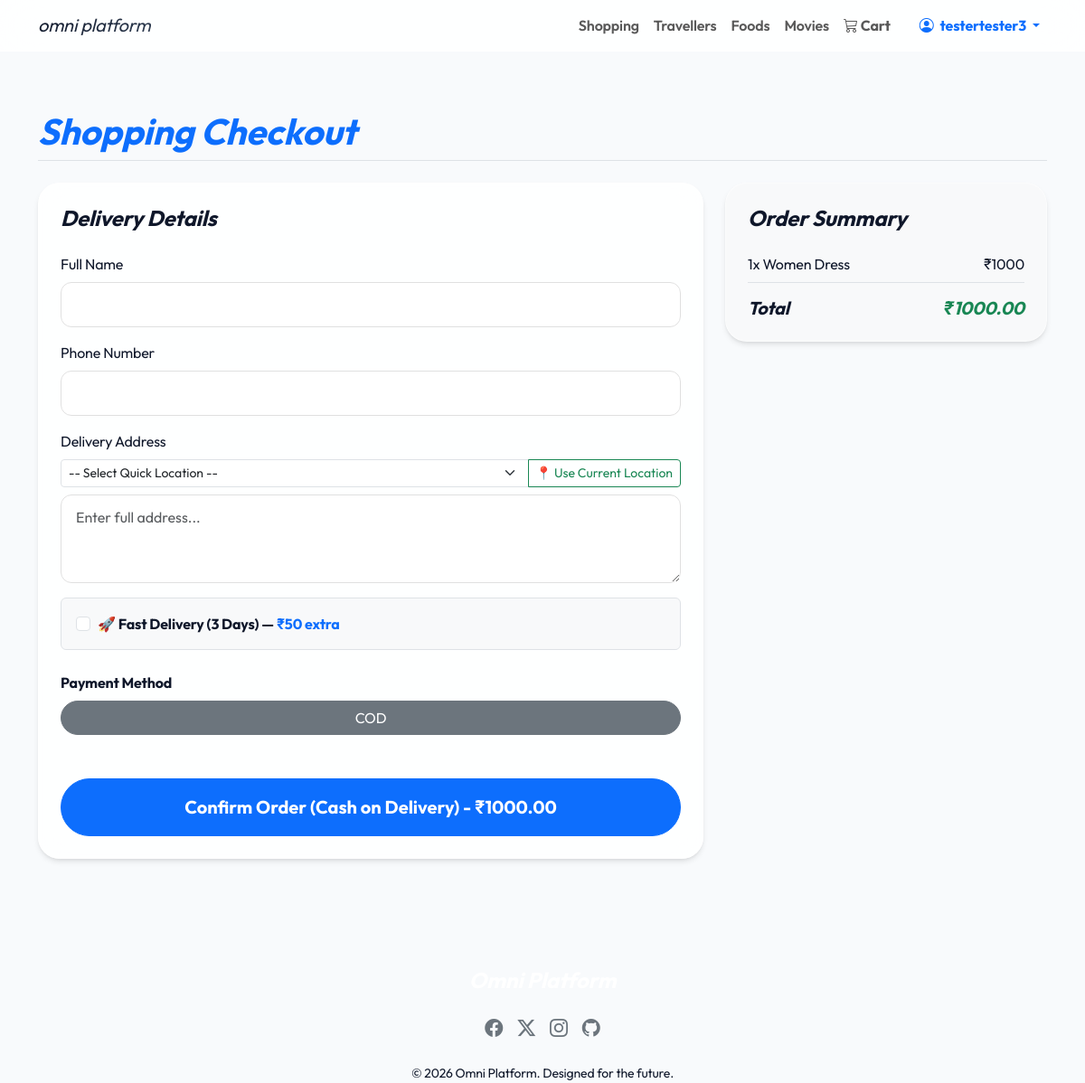
The page /shopping/cart/checkout/ (signed in) on the database its author committed.
### shopping/models.py (models this page shows, shortened)
class ShoppingCartItem(models.Model):
    cart = models.ForeignKey(ShoppingCart, related_name='items', on_delete=models.CASCADE)
    product = models.ForeignKey(Product, on_delete=models.CASCADE)
    quantity = models.PositiveIntegerField(default=1)
    quantity_unit = models.CharField(max_length=20, blank=True, null=True)

class Product(models.Model):
    name = models.CharField(max_length=200)
    category = models.CharField(max_length=50, choices=CATEGORY_CHOICES, default='other')
    description = models.TextField()
    price = models.DecimalField(max_digits=10, decimal_places=2)
    image = models.ImageField(upload_to='products/', blank=True, null=True)
    stock = models.IntegerField(default=0)
    item_name = models.CharField(max_length=50, blank=True, null=True, help_text="e.g. Salt, Soap, Shampoo")
    available_quantities = models.CharField(max_length=100, blank=True, null=True, help_text="e.g. 500g, 1kg, 2 liters (Comma separated)")

class ShoppingCart(models.Model):
    user = models.OneToOneField(User, on_delete=models.CASCADE)
    def get_total(self):
        return sum(item.product.price * item.quantity for item in self.items.all())

### shopping/views.py (the view, shortened to what this page needs)
# urls.py: path('cart/checkout/', views.checkout_cart, name='food_checkout_cart'),
@login_required
def checkout_cart(request):
    cart, _ = ShoppingCart.objects.get_or_create(user=request.user)
    previous_addresses = ShoppingOrder.objects.filter(user=request.user).values_list('delivery_address', flat=True).distinct()[:5]
    return render(request, 'shopping/checkout.html', {'cart': cart, 'previous_addresses': previous_addresses})

### templates/shopping/checkout.html (shortened to what this page needs)
{% extends 'base.html' %}
{% block content %}
<div class="container py-5">
    <h1 class="fw-bold mb-4 text-primary border-bottom pb-2">Shopping Checkout</h1>
    <div class="row">
        <div class="col-lg-8 mb-4">
            <div class="glass-card p-4">
                <h4 class="fw-bold mb-4">Delivery Details</h4>
                <form method="post">
                    <div class="mb-3">
                        <label for="delivery_name" class="form-label">Full Name</label>
                        <input type="text" name="delivery_name" id="delivery_name" class="form-control" required>
                    </div>
                    <div class="mb-3">
                        <label for="delivery_phone" class="form-label">Phone Number</label>
                        <input type="tel" name="delivery_phone" id="delivery_phone" class="form-control" required>
                    </div>
                    <div class="mb-3">
                        <label for="delivery_address" class="form-label">Delivery Address</label>
                        <div class="input-group mb-2">
                            <select class="form-select form-select-sm" id="location_preset" onchange="document.getElementById('delivery_address').value = this.value">
                                <option value="" selected disabled>-- Select Quick Location --</option>
                            </select>
                            <button type="button" class="btn btn-outline-success btn-sm" onclick="getLocation()">📍 Use Current Location</button>
                        </div>
                        <textarea name="delivery_address" id="delivery_address" class="form-control" rows="3" required placeholder="Enter full address..."></textarea>
                    </div>
                    <div class="form-check mb-4 p-3 border rounded bg-light">
                        <input class="form-check-input ms-0 me-2" type="checkbox" name="is_fast_delivery" id="is_fast_delivery" onchange="updateTotal()">
                        <label class="form-check-label fw-bold" for="is_fast_delivery">
                            🚀 Fast Delivery (3 Days) — <span class="text-primary">₹50 extra</span>
                        </label>
                    </div>
                    <div class="mb-4">
                        <label class="form-label fw-bold">Payment Method</label>
                        <div class="row g-2">
                            <div class="col-6">
                                <label class="btn btn-outline-secondary w-100 rounded-pill" for="pay_cod">COD</label>
                            </div>
                        </div>
                    </div>
                    <button type="submit" id="submit_btn" class="btn btn-primary w-100 rounded-pill py-3 fw-bold fs-5 mt-4">Confirm Order & Pay - ₹<span id="display_total">{{ cart.get_total }}</span></button>
                </form>
            </div>
        </div>
        <div class="col-lg-4">
            <div class="glass-card bg-light p-4">
                <h4 class="fw-bold mb-4">Order Summary</h4>
                {% for item in cart.items.all %}
                <div class="d-flex justify-content-between mb-2 pb-2 border-bottom">
                    <span>{{ item.quantity }}x {{ item.product.name }}{% if item.quantity_unit %} (Unit: {{ item.quantity_unit }}){% endif %}</span>
                    <span>₹{% widthratio item.product.price 1 item.quantity %}</span>
                </div>
                {% endfor %}
                <div class="d-flex justify-content-between mt-3">
                    <h5 class="fw-bold mb-0">Total</h5>
                    <h5 class="fw-bold mb-0 text-success">₹{{ cart.get_total }}</h5>
                </div>
            </div>
        </div>
    </div>
</div>
{% endblock %}

### templates/base.html (shortened to what this page needs)
<!DOCTYPE html>
<html lang="en">
<head>
    <link href="https://cdn.jsdelivr.net/npm/bootstrap@5.3.0/dist/css/bootstrap.min.css" rel="stylesheet">
    <link rel="stylesheet" href="https://cdn.jsdelivr.net/npm/bootstrap-icons@1.11.0/font/bootstrap-icons.css">
    <link rel="stylesheet" href="/static/css/style.css">
</head>
<body>
<nav class="navbar navbar-expand-lg navbar-light sticky-top glass-navbar">
    <div class="container">
        <a class="navbar-brand text-gradient fst-italic text-lowercase" href="{% url 'home' %}">omni platform</a>
        <div class="collapse navbar-collapse" id="navbarNav">
            <ul class="navbar-nav ms-auto">
                <li class="nav-item"><a class="nav-link fw-semibold" href="{% url 'product_list' %}">Shopping</a></li>
                <li class="nav-item"><a class="nav-link fw-semibold" href="{% url 'bus_list' %}">Travellers</a></li>
                <li class="nav-item"><a class="nav-link fw-semibold" href="{% url 'restaurant_list' %}">Foods</a></li>
                <li class="nav-item"><a class="nav-link fw-semibold" href="{% url 'movie_list' %}">Movies</a></li>
                <li class="nav-item d-none d-lg-block">
                    <a class="nav-link text-accent fw-bold" href="{% url 'cart_view' %}">
                        <i class="bi bi-cart3"></i> Cart
                    </a>
                </li>
                {% if user.is_authenticated %}
                <li class="nav-item dropdown ms-lg-3">
                    <a class="nav-link dropdown-toggle text-primary fw-bold" href="#" id="navbarDropdown" role="button" data-bs-toggle="dropdown" aria-expanded="false">
                        <i class="bi bi-person-circle me-1"></i> {{ user.username }}
                    </a>
                </li>
                {% else %}
                <li class="nav-item ms-lg-3"><a class="nav-link" href="{% url 'login' %}">Login</a></li>
                <li class="nav-item ms-lg-2"><a class="btn btn-premium" href="{% url 'register' %}">Sign Up</a></li>
                {% endif %}
            </ul>
        </div>
    </div>
</nav>
<main>
    {% block content %}{% endblock %}
</main>
<footer>
    <div class="container text-center">
        <h4 class="text-white fw-bold mb-4">Omni Platform</h4>
        <div class="d-flex justify-content-center gap-3 mb-4 fs-5">
            <a href="#" class="text-secondary"><i class="bi bi-facebook"></i></a>
            <a href="#" class="text-secondary"><i class="bi bi-twitter-x"></i></a>
            <a href="#" class="text-secondary"><i class="bi bi-instagram"></i></a>
            <a href="#" class="text-secondary"><i class="bi bi-github"></i></a>
        </div>
        <p class="mb-0 small">&copy; 2026 Omni Platform. Designed for the future.</p>
    </div>
</footer>
</body>
</html>

### static/css/style.css (style rules this page uses)
:root { --primary-gradient: linear-gradient(135deg, #0f172a, #334155); --accent-gradient: linear-gradient(135deg, #e52e71, #8e2de2); --glass-bg: rgba(255, 255, 255, 0.85); --glass-border: rgba(255, 255, 255, 0.5); --card-shadow: 0 4px 6px -1px rgba(0, 0, 0, 0.1), 0 2px 4px -1px rgba(0, 0, 0, 0.06); --accent-color: #2563eb; --text-main: #0f172a; --text-muted: #475569; --bg-main: #f8fafc; --nav-height: 72px; --bottom-nav-height: 70px; }
body { background-color: var(--bg-main); font-family: 'Outfit', 'Inter', sans-serif; min-height: 100vh; display: flex; flex-direction: column; color: var(--text-main); letter-spacing: -0.01em; }
h1, h2, h3, h4, h5, h6 { font-style: italic; }
.glass-navbar { background: var(--glass-bg) !important; backdrop-filter: blur(20px); -webkit-backdrop-filter: blur(20px); border-bottom: 1px solid var(--glass-border); transition: all 0.4s cubic-bezier(0.165, 0.84, 0.44, 1); }
.glass-card { background: var(--glass-bg); backdrop-filter: blur(15px); -webkit-backdrop-filter: blur(15px); border: 1px solid var(--glass-border); border-radius: 24px; box-shadow: var(--card-shadow); transition: transform 0.3s ease, box-shadow 0.3s ease; overflow: hidden; }
.text-gradient { background: var(--primary-gradient); -webkit-background-clip: text; background-clip: text; -webkit-text-fill-color: transparent; }
main { flex-grow: 1; padding-bottom: 100px; }
@media (min-width: 992px) { main { padding-bottom: 3rem; } }
.form-control { border-radius: 12px; padding: 12px 16px; border: 1px solid #e0e0e0; background: #fff; transition: all 0.3s ease; }

### rows shown on the page
ShoppingCartItem: quantity "1", product.name "Women Dress", product+quantity "1000"
ShoppingCart: get_total "1000.00"

### other values the page prints
{{ user.username }} "testertester3"
